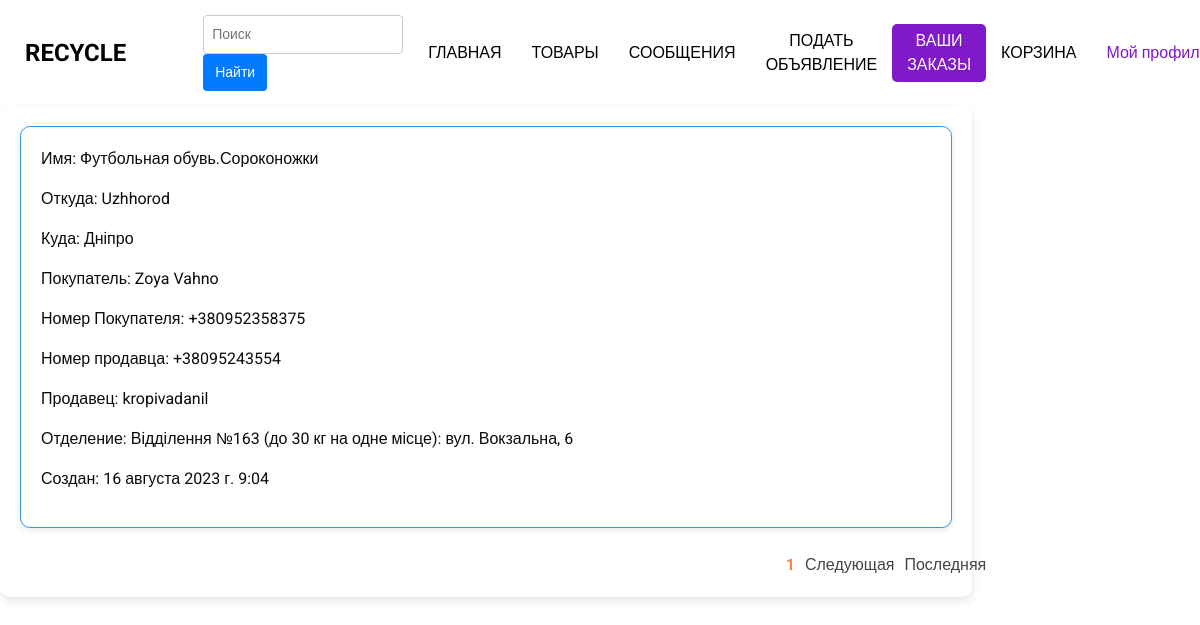
Before: /orders_of_user/ (signed in) with the older database file.
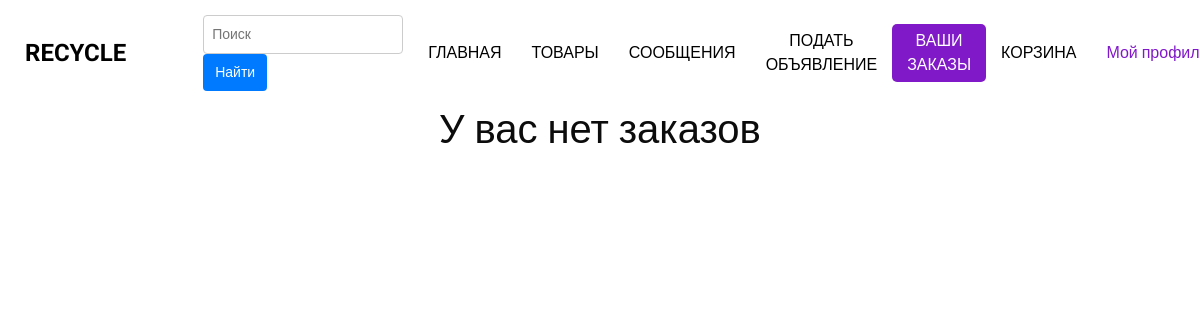
After: the same page with the newer database file.
### bboard/models.py (models this page shows, shortened)
class Order(models.Model):
    product = models.ForeignKey(Product, on_delete=models.CASCADE, verbose_name="Товар")
    customer_name = models.ForeignKey(User, on_delete=models.CASCADE, verbose_name="Клиент")
    email = models.EmailField(verbose_name="Email", blank=True)
    name = models.CharField(max_length=100, null=True, verbose_name="Имя клиента")
    surname = models.CharField(max_length=100, null=True, verbose_name="Фамилия клиента")
    phone_number = models.CharField(max_length=50, null=True, verbose_name="Номер телефона")
    city = models.CharField(max_length=100, null=True, verbose_name="Населенный пункт")
    department = models.CharField(max_length=600, null=True, verbose_name="Отделение")
    created_at = models.DateTimeField(auto_now_add=True, verbose_name="Дата создания")
    class Meta:
        verbose_name = "Заказ"
        verbose_name_plural = "Заказы"

class Product(models.Model):
    user = models.ForeignKey(User, on_delete=models.CASCADE, verbose_name="Пользователь")
    category = models.ForeignKey(Category, on_delete=models.CASCADE, verbose_name="Категория")
    title = models.CharField(max_length=200, verbose_name="Заголовок")
    slug = models.SlugField(unique=True, max_length=400, verbose_name="URL", blank=True)
    description = models.TextField(verbose_name="Описание")
    price = models.DecimalField(max_digits=10, decimal_places=2, verbose_name="Цена")
    image_1 = models.ImageField(upload_to="products", null=True, blank=True, verbose_name="Первое изображение")
    image_2 = models.ImageField(upload_to='products', null=True, blank=True, verbose_name="Второе изображение")
    image_3 = models.ImageField(upload_to='products', null=True, blank=True, verbose_name="Третье изображение")
    created_at = models.DateTimeField(auto_now_add=True, null=True, verbose_name="Дата создания")
    thumbnail_1 = ImageSpecField(source='image_1',
                                 processors=[ResizeToFill(500, 500)],
                                 format='JPEG',
                                 options={'quality': 100})
    thumbnail_2 = ImageSpecField(source='image_2',
                                 processors=[ResizeToFill(500, 500)],
                                 format='JPEG',
                                 options={'quality': 100})
    thumbnail_3 = ImageSpecField(source='image_3',
                                 processors=[ResizeToFill(500, 500)],
                                 format='JPEG',
                                 options={'quality': 100})
    class Meta:
        verbose_name = "Товар"
        verbose_name_plural = "Товары"

### accounts/models.py (models this page shows, shortened)
class User(AbstractUser):
    phone_number = models.CharField(max_length=20, verbose_name="Номер телефона")
    city = models.CharField(max_length=100, choices=CITY_CHOICES, verbose_name="Населенный пункт")
    average_rating = models.DecimalField(max_digits=3, decimal_places=2, default=0.0, verbose_name="Средний рейтинг")
    total_ratings = models.PositiveIntegerField(default=0, verbose_name="Количество оценок")

### bboard/views.py (the view)
# urls.py: path("orders_of_user/", views.orders_of_user, name="orders_of_user"),
@login_required
def orders_of_user(request):
    orders = services.get_user_orders(request.user)
    page_obj = services.paginate_orders(request, orders)
    return render(request, "products/orders.html", {"page_obj": page_obj})

### bboard/services.py (called while the page is built)
def get_user_orders(user):
    return Order.objects.select_related('product__user').filter(customer_name=user)

def paginate_orders(request, orders, per_page=1):
    paginator = Paginator(orders, per_page)
    page_number = request.GET.get('page')
    return paginator.get_page(page_number)

### templates/products/orders.html (shortened to what this page needs)
{% extends 'products/new/base.html' %}
{% load static %}
{%block styles%}
<link rel="stylesheet" type="text/css" href="{% static 'orders.css' %}">
{% endblock %}
{% block content %}
{% if page_obj %}
<div class="orders">
    {% for order in page_obj %}
    <div class="order">
        <p>Имя: {{ order.product.title }}</p>
        <p>Откуда: {{ order.product.user.city }}</p>
        <p>Куда: {{ order.city }}</p>
        <p>Покупатель: {{ order.name }} {{ order.surname }}</p>
        <p>Номер Покупателя: {{ order.phone_number }}</p>
        {% if order.product.user.phone_number %}
        <p>Номер продавца: {{ order.product.user.phone_number }}</p>
        {% endif %}
        <p>Продавец: {{ order.product.user.username }}</p>
        <p>Отделение: {{ order.department }}</p>
        <p>Создан: {{ order.created_at }}</p>
    </div>
    {% endfor %}
    {% if page_obj.has_previous or page_obj.has_next %}
    <div class="pagination">
        <span class="current-page">{{ page_obj.number }}</span>
        {% if page_obj.has_next %}
        <a href="?page={{ page_obj.next_page_number }}">Следующая</a>
        <a href="?page={{ page_obj.paginator.num_pages }}">Последняя</a>
        {% endif %}
    </div>
    {% endif %}
</div>
{%else%}
<h1 align="center">У вас нет заказов</h1>
{%endif%}
{% endblock %}

Changed rows visible on the page:
removed Order: product "Футбольная обувь.Сороконожки", product.user.city "Uzhhorod", city "Дніпро", name "Zoya", surname "Vahno", phone_number "+380952358375", product.user.phone_number "+38095243554", product.user.username "kropivadanil", department "Відділення №163 (до 30 кг на одне місце): вул. Вокзальна, 6", created_at "16 августа 2023 г. 9:04"
Other visible differences:
{{ page_obj.number }}: "1" → (not shown)
text no longer shown: "Следующая Последняя"
text now shown: "У вас нет заказов"
